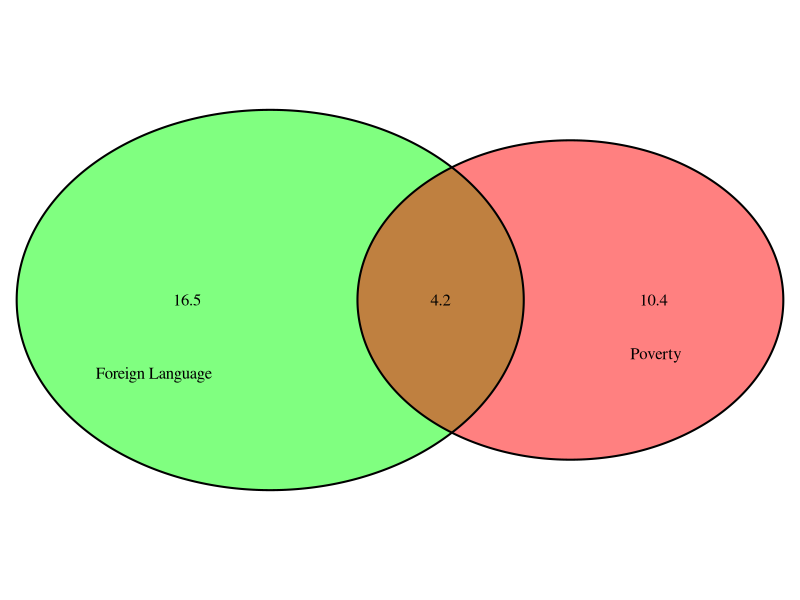
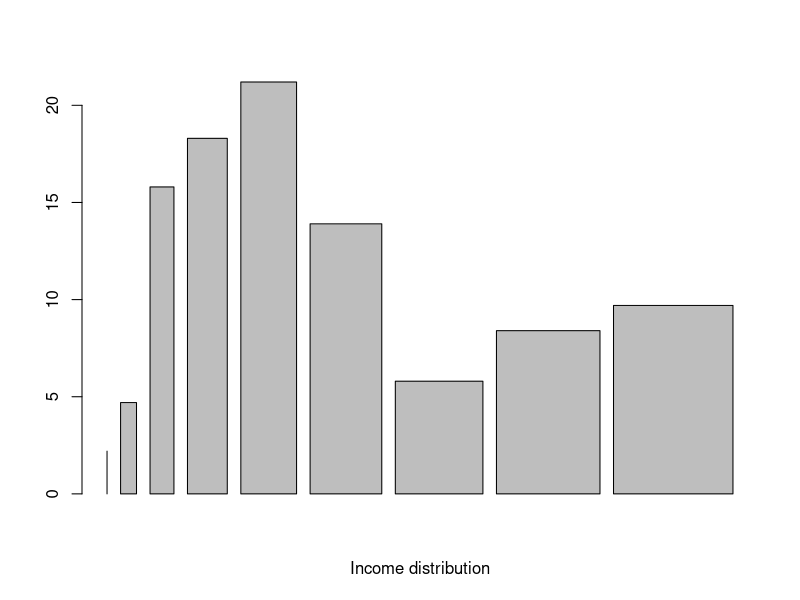

These charts were generated, in order, by the following R code:
## ---- chunk 1
library(VennDiagram)
poverty <- 14.6
nonEnglish <- 20.7
both <- 4.2
povertyOnly <- poverty - both
nonEnglishOnly <- nonEnglish - both

venn.plot <- draw.pairwise.venn(poverty, 
                   nonEnglish,
                   cross.area=both, 
                   c("Poverty", "Foreign Language"), 
                   fill=c("red", "green"),
                   cat.dist=-0.08,
                   ind=FALSE)
grid.draw(venn.plot)
## ---- chunk 2
povertyOnly
## ---- chunk 3
both
## ---- chunk 4
onOrAbovePoverty = 100 - poverty
onOrAbovePovertOnlyEnglish = onOrAbovePoverty - nonEnglish
onOrAbovePovertOnlyEnglish
## ---- chunk 5
#A = male with blue eyes, B = female partner with blue eyes, A&B = both male female with blue eyes
#P(A)+P(B)-P(A&B) = 
114/204 + 108/204 - 78/204
## ---- chunk 6
#A|B = Partner Blue given Male Blue
#P(A|B)
78/114
## ---- chunk 7
#A|B = Partner Blue given Male Brown
#P(A|B)
19/54
## ---- chunk 8
#A|B = Partner Blue given Male Green
#P(A|B)
11/36
## ---- chunk 9
hardcover = 28/95
paperFiction = 59/94
probability = hardcover*paperFiction
probability
## ---- chunk 10
fiction = 72/95
hardcover = 28/94
probability = fiction*hardcover
probability
## ---- chunk 11
fiction = 72/95
hardcover = 28/95
probabilityPlacedBack = fiction*hardcover
probabilityPlacedBack
## ---- chunk 12
probability <- c(0.54, 0.34, 1 - 0.54 - 0.34)
luggagePiece <- c(0, 1, 2)
fees <- c(0, 25, 25 + 35)
dataTable <- data.frame(probability, luggagePiece, fees)
dataTable$weightedRevenue <- dataTable$probability * dataTable$fees
dataTable
## ---- chunk 13
# Average revenue per passenger
avgRevPerPax <- sum(dataTable$weightedRevenue)
avgRevPerPax
## ---- chunk 14
# Variance
dataTable$DiffMean <- dataTable$weightedRevenue - avgRevPerPax
dataTable$DiffMeanSqrd <- dataTable$DiffMean ^ 2
dataTable$DiffMeanSqrdTimesProb <- dataTable$DiffMeanSqrd * dataTable$probability
dataTable
## ---- chunk 15
# Standard deviation
varRevPerPax <- sum(dataTable$DiffMeanSqrdTimesProb)
sdRevPerPax <- sqrt(varRevPerPax)
sdRevPerPax
## ---- chunk 16
# Total Revenue
noOfPax <- 120
avgFlightRev <- avgRevPerPax * noOfPax
avgFlightRev

# Standard Deviation
varFlightRev <- (noOfPax ^ 2) * varRevPerPax
sdFlightRev <- sqrt(varFlightRev)
sdFlightRev
## ---- chunk 17
income = c("$1 - $9,999 or less", 
            "$10,000 to $14,999", 
            "$15,000 to $24,999",
            "$25,000 to $34,999",
            "$35,000 to $49,999",
            "$50,000 to $64,000",
            "$65,000 to $74,999",
            "$75,000 to $99,999",
            "$100,000 or more")
Income = c(1, 10000,15000,25000,35000,45000,55000,65000,75000,100000)
Proportion = c(2.2,4.7,15.8,18.3,21.2,13.9,5.8,8.4,9.7)
barplot(Proportion,Income,xlab='Income distribution')
## ---- chunk 18
#P(make lesser than $50k) =
2.2 + 4.7 + 15.8 + 18.3 + 21.2
## ---- chunk 19
#P(make lesser than $50k and female) =
(62.2 * 41)/100
## ---- chunk 20
# Samples of making lesser than $50,000:
(62.2 * 96420486)/100
## ---- chunk 21
# Number of females in the samples:
(41 * 96420486)/100
## ---- chunk 22
# Number of female who make lesser than $50,000:
(71.8 * 39532399)/100
## ---- chunk 23
# The probability that a randomly chosen US resident makes less than $50,000 per year and is female:
(28384262 / 96420486)*100
